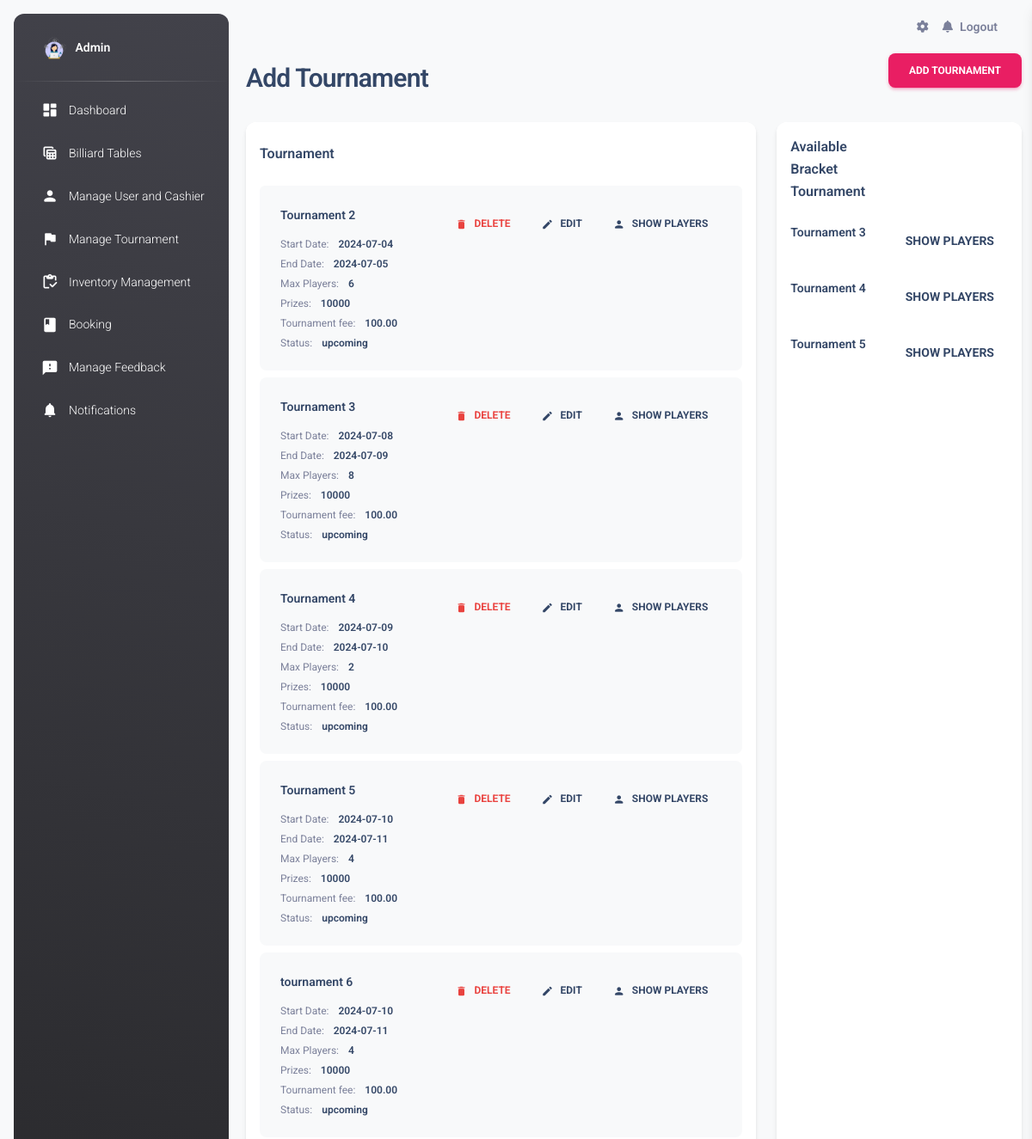
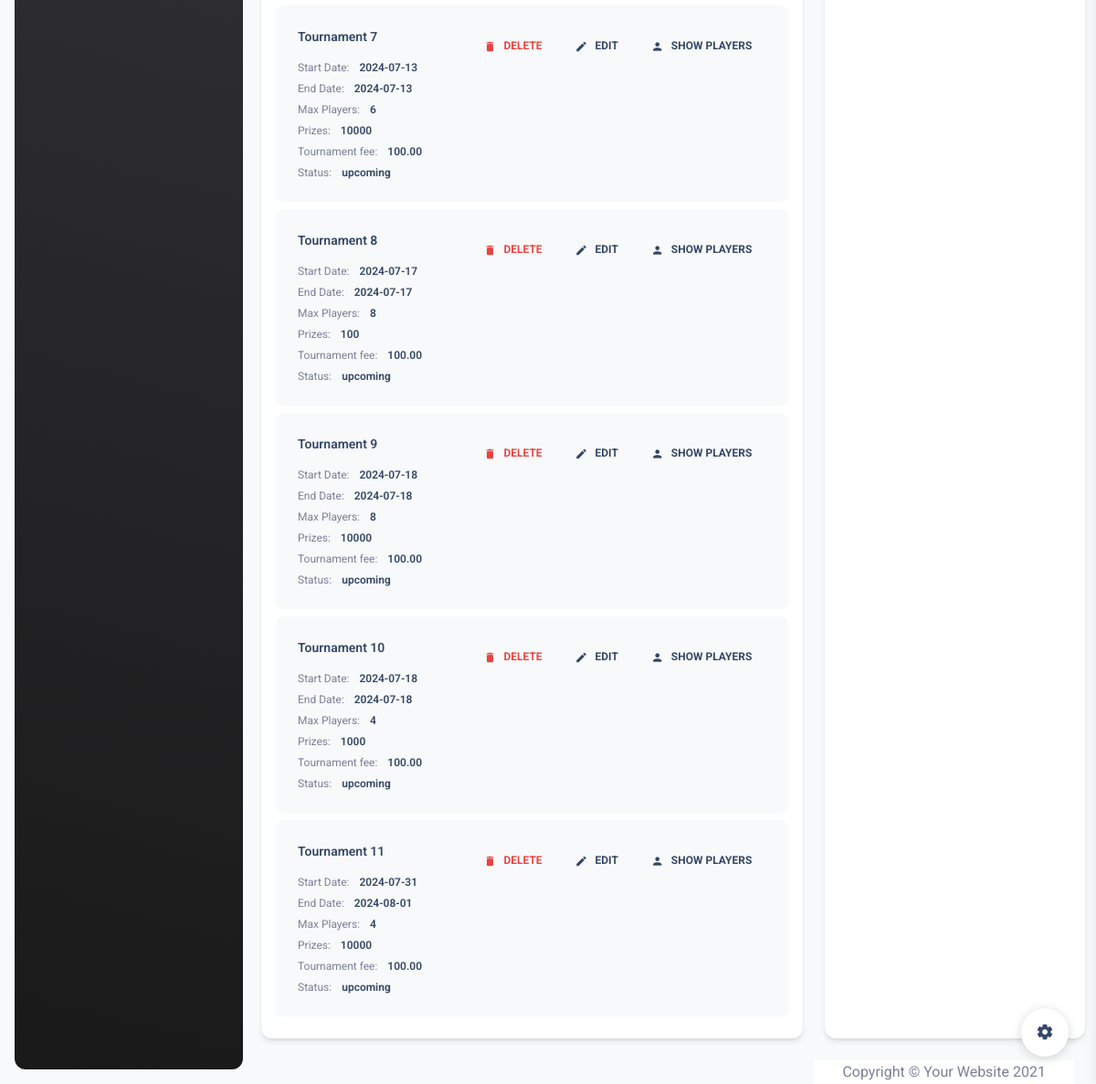
/manage_tournament.php, run on the app's committed database (2 pictures, top to bottom).
### tables this page shows
CREATE TABLE `tournaments` (
  `tournament_id` int(11) NOT NULL,
  `name` varchar(100) NOT NULL,
  `max_player` int(11) NOT NULL,
  `start_date` date NOT NULL,
  `end_date` date DEFAULT NULL,
  `status` varchar(100) NOT NULL,
  `created_at` varchar(100) NOT NULL,
  `prize` text NOT NULL,
  `fee` decimal(10,2) NOT NULL DEFAULT 0.00
);

### manage_tournament.php (the view, shortened to what this page needs)
<?php
   include 'conn.php';
   $sqlTournaments = "SELECT * FROM tournaments";
   $stmtTournaments = $conn->prepare($sqlTournaments);
   $stmtTournaments->execute();
   $tournaments = $stmtTournaments->fetchAll(PDO::FETCH_ASSOC);
?>
<!DOCTYPE html>
<html lang="en">
   <head>
      <link href="./assets/css/nucleo-icons.css" rel="stylesheet" />
      <link href="./assets/css/nucleo-svg.css" rel="stylesheet" />
      <link id="pagestyle" href="./assets/css/material-dashboard.css?v=3.1.0" rel="stylesheet" />
      <link href="vendor/fontawesome-free/css/all.min.css" rel="stylesheet" type="text/css">
   </head>
   <body class="g-sidenav-show  bg-gray-100">
      <aside class="sidenav navbar navbar-vertical navbar-expand-xs border-0 border-radius-xl my-3 fixed-start ms-3   bg-gradient-dark" id="sidenav-main">
         <div class="sidenav-header">
            <a class="navbar-brand m-0" href=" https://demos.creative-tim.com/material-dashboard/pages/dashboard " target="_blank">
            <img src="./img/admin.png" class="navbar-brand-img h-100" alt="main_logo">
            <span class="ms-1 font-weight-bold text-white">Admin</span>
            </a>
         </div>
         <hr class="horizontal light mt-0 mb-2">
         <div class="collapse navbar-collapse  w-auto " id="sidenav-collapse-main">
         <ul class="navbar-nav">
         <li class="nav-item">
               <a class="nav-link text-white " href="admin_dashboard.php">
                  <div class="text-white text-center me-2 d-flex align-items-center justify-content-center">
                     <i class="material-icons opacity-10">dashboard</i>
                  </div>
                  <span class="nav-link-text ms-1">Dashboard</span>
               </a>
            </li>
            <li class="nav-item">
               <a class="nav-link text-white " href="billiard_table.php">
                  <div class="text-white text-center me-2 d-flex align-items-center justify-content-center">
                     <i class="material-icons opacity-10">table_view</i>
                  </div>
                  <span class="nav-link-text ms-1">Billiard Tables</span>
               </a>
            </li>
            <li class="nav-item">
                  <a class="nav-link text-white " href="manage_user.php">
                     <div class="text-white text-center me-2 d-flex align-items-center justify-content-center">
                        <i class="material-icons opacity-10">person</i>
                     </div>
                     <span class="nav-link-text ms-1">Manage User and Cashier</span>
                  </a>
               </li>
               <li class="nav-item">
                  <a class="nav-link text-white " href="manage_tournament.php">
                     <div class="text-white text-center me-2 d-flex align-items-center justify-content-center">
                        <i class="material-icons opacity-10">flag</i>
                     </div>
                     <span class="nav-link-text ms-1">Manage Tournament</span>
                  </a>
               </li>
            <li class="nav-item">
                  <a class="nav-link text-white " href="inventory_management.php">
                     <div class="text-white text-center me-2 d-flex align-items-center justify-content-center">
                        <i class="material-icons opacity-10">inventory</i>
                     </div>
                     <span class="nav-link-text ms-1">Inventory Management</span>
                  </a>
               </li>
            <li class="nav-item">
               <a class="nav-link text-white " href="admin_booking.php">
                  <div class="text-white text-center me-2 d-flex align-items-center justify-content-center">
                     <i class="material-icons opacity-10">book</i>
                  </div>
                  <span class="nav-link-text ms-1">Booking</span>
               </a>
            </li>
            <li class="nav-item">
               <a class="nav-link text-white " href="admin_feedback.php">
                  <div class="text-white text-center me-2 d-flex align-items-center justify-content-center">
                     <i class="material-icons opacity-10">feedback</i>
                  </div>
                  <span class="nav-link-text ms-1">Manage Feedback</span>
               </a>
            </li>
            <li class="nav-item">
               <a class="nav-link text-white " href="./notifications.html">
                  <div class="text-white text-center me-2 d-flex align-items-center justify-content-center">
                     <i class="material-icons opacity-10">notifications</i>
                  </div>
                  <span class="nav-link-text ms-1">Notifications</span>
               </a>
            </li>
         </ul>
      </aside>
      <main class="main-content border-radius-lg ">
         <nav class="navbar navbar-main navbar-expand-lg px-0 mx-4 shadow-none border-radius-xl" id="navbarBlur" data-scroll="true">
            <div class="container-fluid py-1 px-3">
               <div class="collapse navbar-collapse mt-sm-0 mt-2 me-md-0 me-sm-4" id="navbar">
                  <ul class="navbar-nav  justify-content-end">
                     <li class="nav-item px-3 d-flex align-items-center">
                        <a href="javascript:;" class="nav-link text-body p-0">
                        <i class="fa fa-cog fixed-plugin-button-nav cursor-pointer"></i>
                        </a>
                     </li>
                     <li class="nav-item dropdown pe-2 d-flex align-items-center">
                        <a href="javascript:;" class="nav-link text-body p-0" id="dropdownMenuButton" data-bs-toggle="dropdown" aria-expanded="false">
                        <i class="fa fa-bell cursor-pointer"></i>
                        </a>
                     </li>
                     <li class="nav-item d-flex align-items-center">
                        <a href="logout.php" class="nav-link text-body font-weight-bold px-0">
                        <span class="d-sm-inline d-none">Logout</span>
                        </a>
                     </li>
                  </ul>
               </div>
            </div>
         </nav>
         <div class="container-fluid">
         <div class="d-sm-flex align-items-center justify-content-between mb-4">
            <h1 class="h3 mb-0 text-gray-800">Add Tournament</h1>
            <button class='btn btn-primary' data-toggle='modal' data-target='#addTournamentModal'>Add Tournament</button>
         </div>
         <div class="row">
            <div class="col-lg-8">
               <div class="card">
                  <div class="card-header pb-0 px-3">
                     <h6 class="mb-0">Tournament</h6>
                  </div>
                  <div class="card-body pt-4 p-3">
                     <ul class="list-group">
                        <?php if (!empty($tournaments)) : ?>
                           <?php foreach ($tournaments as $tournament) : ?>
                           <li class="list-group-item border-0 d-flex p-4 mb-2 bg-gray-100 border-radius-lg">
                              <div class="d-flex flex-column">
                                 <h6 class="mb-3 text-sm"><?php echo htmlspecialchars($tournament['name']); ?></h6>
                                 <span class="mb-2 text-xs">Start Date: <span class="text-dark font-weight-bold ms-sm-2"><?php echo htmlspecialchars($tournament['start_date']); ?></span></span>
                                 <span class="mb-2 text-xs">End Date: <span class="text-dark font-weight-bold ms-sm-2"><?php echo htmlspecialchars($tournament['end_date']); ?></span></span>
                                 <span class="mb-2 text-xs">Max Players: <span class="text-dark font-weight-bold ms-sm-2"><?php echo htmlspecialchars($tournament['max_player']); ?></span></span>
                                 <span class="mb-2 text-xs">Prizes: <span class="text-dark font-weight-bold ms-sm-2"><?php echo htmlspecialchars($tournament['prize']); ?></span></span>
                                 <span class="mb-2 text-xs">Tournament fee: <span class="text-dark font-weight-bold ms-sm-2"><?php echo htmlspecialchars($tournament['fee']); ?></span></span>
                                 <span class="text-xs">Status: <span class="text-dark font-weight-bold ms-sm-2"><?php echo htmlspecialchars($tournament['status']); ?></span></span>
                              </div>
                              <div class="ms-auto text-end">
                                 <button class="btn btn-link text-danger text-gradient px-3 mb-0" onclick="deleteTournament('<?php echo htmlspecialchars($tournament['tournament_id']); ?>')">
                                    <i class="material-icons text-sm me-2">delete</i>Delete
                                 </button>
                                 <button class="btn btn-link text-dark px-3 mb-0" onclick='editTournament(<?php echo json_encode($tournament); ?>)'>
                                    <i class="material-icons text-sm me-2">edit</i>Edit
                                 </button>
                                 <button class="btn btn-link text-dark px-3 mb-0 show-players" data-toggle="modal" data-target="#playersModal" data-tournament-id="<?php echo htmlspecialchars($tournament['tournament_id']); ?>">
                                    <i class="material-icons text-sm me-2">person</i>Show Players
                                 </button>
                              </div>
                           </li>
                           <?php endforeach; ?>
                        <?php endif; ?>
                     </ul>
                  </div>
               </div>
            </div>
            <div class="col-lg-4">
               <div class="card h-100">
                  <div class="card-header pb-0 p-3">
                        <div class="row">
                           <div class="col-6 d-flex align-items-center">
                              <h6 class="mb-0">Available Bracket Tournament</h6>
                           </div>
                        </div>
                  </div>
                  <div class="card-body p-3 pb-0">
                     <ul class="list-group">
                        <?php
                        $stmt = $conn->prepare('
                           SELECT DISTINCT b.tournament_id, name
                           FROM bracket b
                           JOIN tournaments t ON b.tournament_id = t.tournament_id
                        ');
                        $stmt->execute();
                        $tournaments = $stmt->fetchAll(PDO::FETCH_ASSOC);
                        ?>
                        <?php if (!empty($tournaments)) : ?>
                              <?php foreach ($tournaments as $tournament) : ?>
                                 <li class="list-group-item border-0 d-flex justify-content-between ps-0 mb-2 border-radius-lg">
                                    <div class="d-flex flex-column">
                                          <h6 class="mb-1 text-dark font-weight-bold text-sm">
                                             <?php echo htmlspecialchars($tournament['name']); ?>
                                          </h6>
                                    </div>
                                    <button class="btn btn-link text-dark text-sm mb-0 px-0 ms-4 show-bracket"
                                             data-toggle="modal"
                                             data-target="#bracketModal"
                                             data-tournament-id="<?php echo htmlspecialchars($tournament['tournament_id']); ?>">
                                          <i class="material-icons text-lg position-relative me-1"></i> Show Players
                                    </button>
                                 </li>
                              <?php endforeach; ?>
                        <?php endif; ?>
                     </ul>
                  </div>
               </div>
         <div class="row">
         <div class="row mt-4">
            <footer class="sticky-footer bg-white">
               <div class="container my-auto">
                     <div class="copyright text-center my-auto">
                        <span>Copyright &copy; Your Website 2021</span>
                      </div>
                </div>
            </footer>
         </div>
      </main>
      <div class="fixed-plugin">
         <a class="fixed-plugin-button text-dark position-fixed px-3 py-2">
         <i class="material-icons py-2">settings</i>
         </a>
      </div>
   </body>
</html>

### data on the page
tournaments: name "Tournament 2", start_date "2024-07-04", end_date "2024-07-05", max_player "6", prize "10000", fee "100.00", status "upcoming"
tournaments: name "Tournament 3", start_date "2024-07-08", end_date "2024-07-09", max_player "8", prize "10000", fee "100.00", status "upcoming"
tournaments: name "Tournament 4", start_date "2024-07-09", end_date "2024-07-10", max_player "2", prize "10000", fee "100.00", status "upcoming"
tournaments: name "Tournament 5", start_date "2024-07-10", end_date "2024-07-11", max_player "4", prize "10000", fee "100.00", status "upcoming"
tournaments: name "tournament 6", start_date "2024-07-10", end_date "2024-07-11", max_player "4", prize "10000", fee "100.00", status "upcoming"
tournaments: name "Tournament 7", start_date "2024-07-13", end_date "2024-07-13", max_player "6", prize "10000", fee "100.00", status "upcoming"
tournaments: name "Tournament 8", start_date "2024-07-17", end_date "2024-07-17", max_player "8", prize "100", fee "100.00", status "upcoming"
tournaments: name "Tournament 9", start_date "2024-07-18", end_date "2024-07-18", max_player "8", prize "10000", fee "100.00", status "upcoming"
tournaments: name "Tournament 10", start_date "2024-07-18", end_date "2024-07-18", max_player "4", prize "1000", fee "100.00", status "upcoming"
tournaments: name "Tournament 11", start_date "2024-07-31", end_date "2024-08-01", max_player "4", prize "10000", fee "100.00", status "upcoming"

### other printed values
$tournament['name'] "Tournament 3"
$tournament['name'] "Tournament 4"
$tournament['name'] "Tournament 5"
